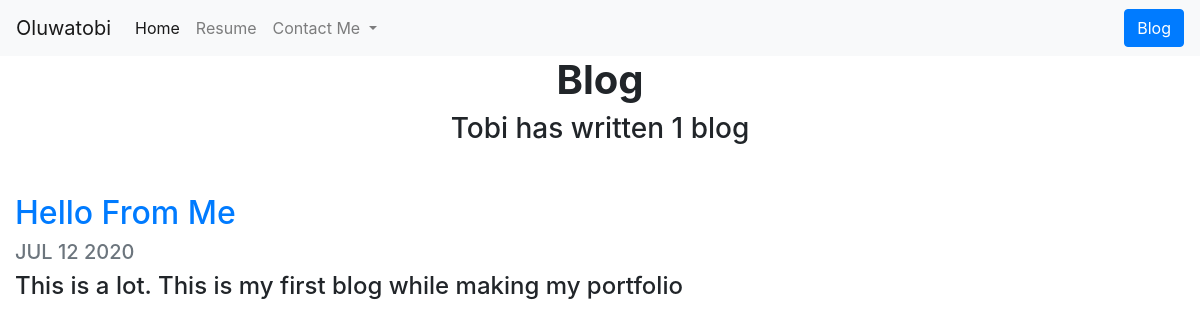
The page /blog/ on the database as committed earlier.
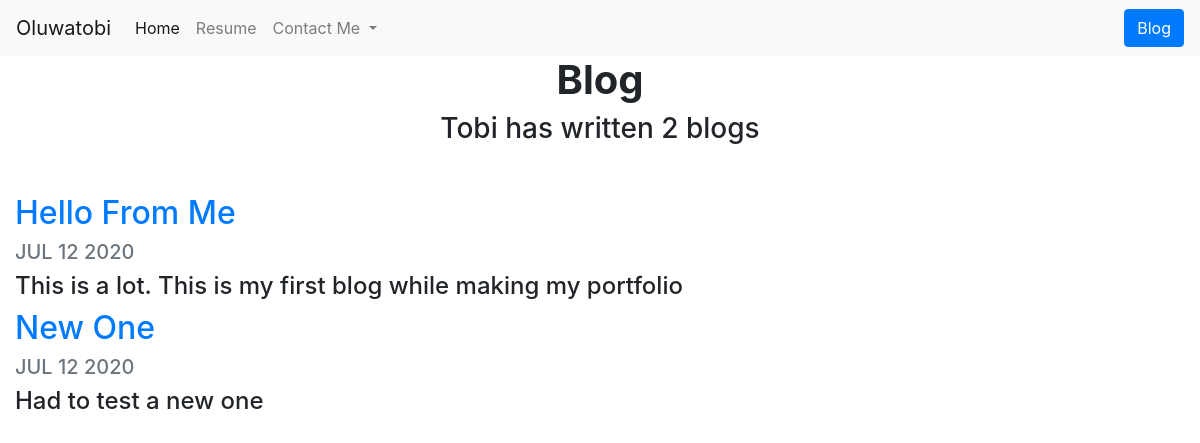
The same page on the database as committed later.
### blog/models.py (models this page shows, shortened)
class Blog(models.Model):
    title = models.CharField(max_length=100)
    date = models.DateField()
    content = models.CharField(max_length = 1000)

### blog/views.py (the view)
# urls.py: path("", views.all_blogs, name="all_blogs"),
def all_blogs(request):
    Blogs = Blog.objects.all().order_by('-date')
    return render(request, "blog/all_blogs.html", {"Blogs": Blogs})

### blog/templates/blog/all_blogs.html
{% extends "portfolio/base.html" %}
{% load static %}
{% block content %}
<h1 id="blogtitle" class="font-weight-bold text-center">Blog</h1>
<h3 class="text-center mb-5">Tobi has written {{ Blogs.count }} blog{{ Blogs.count|pluralize }}</h3>
{% for blog in Blogs %}
<div>
  <div class="col-md-10">
    <a href="{% url 'blog:detail' blog.id %}">
      <h2>{{ blog.title }}</h2>
    </a>
    <h5 class="text-muted">{{ blog.date|date:'M d Y'|upper }}</h5>
    <h4>{{ blog.content|striptags|truncatechars:100 }}</h4>
  </div>
</div>
{% endfor %}
{% endblock %}

Rows that differ between the two databases and show on the page:
added Blog: title "New One", date "JUL 12 2020", content "Had to test a new one"
Other text that changed with them:
{{ Blogs.count }}: "1" → "2"
